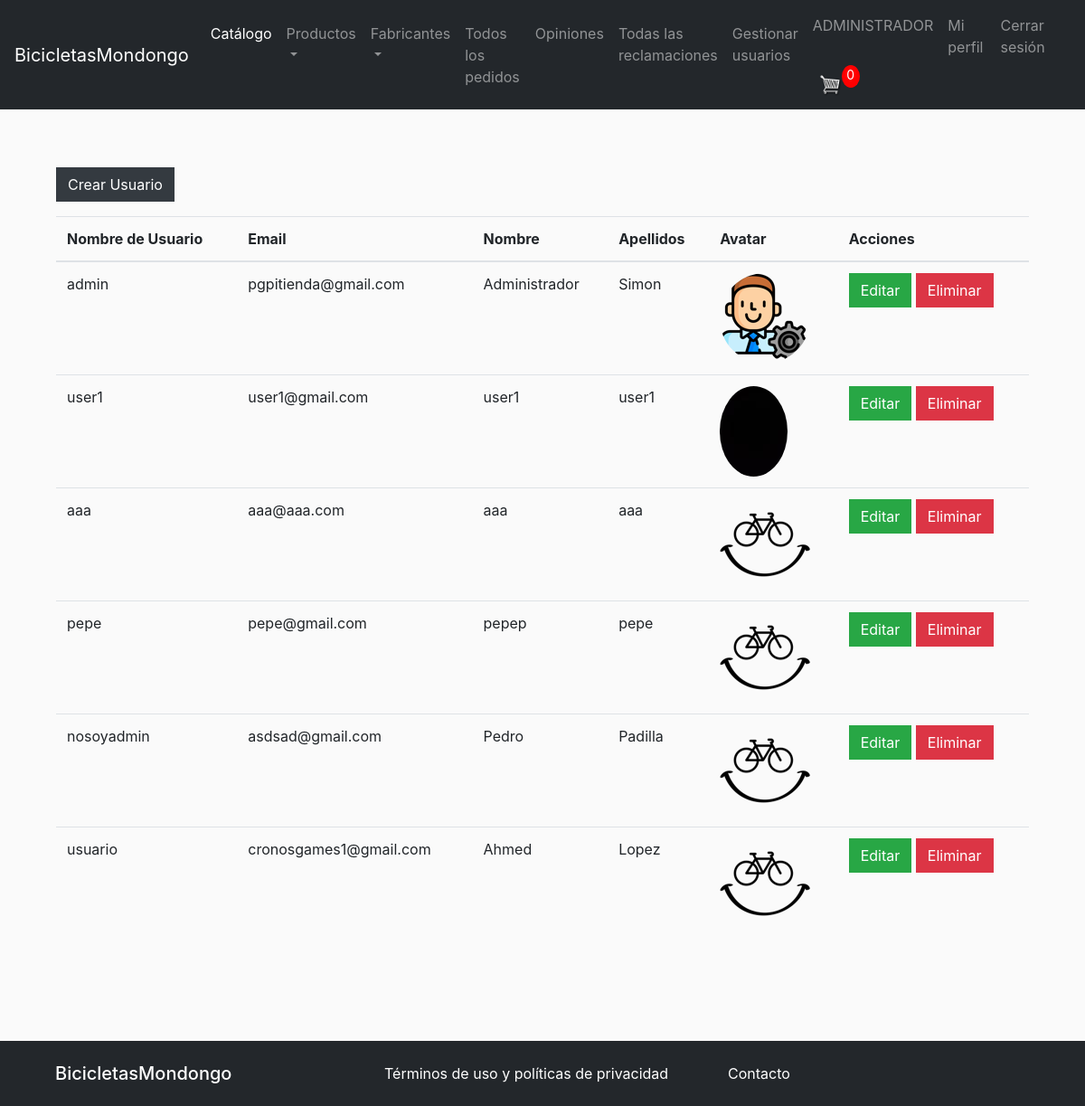
/users/admin/ (signed in), run on the app's committed database.
### users/models.py (models this page shows, shortened)
class Profile(models.Model):
    user = models.OneToOneField(User, on_delete=models.CASCADE)
    avatar = models.ImageField(default='userdefault.png', upload_to='profile_images')
    bio = models.TextField()

### users/views.py (the view)
# urls.py: path('admin/', admin_users),
@login_required
@staff_member_required
def admin_users(request):
    data = cartData(request)
    cartItems = data['cartItems']
    return render(request, 'users/admin.html', {'users': Profile.objects.all(),'cartItems':cartItems})

### store/models.py (called while the page is built)
	@property
	def get_cart_items(self):
		orderitems = self.orderitem_set.all()
		total = sum([item.quantity for item in orderitems])
		return total

### store/utils.py (called while the page is built)
def cartData(request):
    types = []  # Initialize types
    if request.user.is_authenticated:
        customer = request.user.customer
        order, created = Order.objects.get_or_create(customer=customer, complete=False)
        items = order.orderitem_set.all()
        cartItems = order.get_cart_items
        for item in items:
            types.append(item.product.type)
    else:
        cookieData = cookieCart(request)
        cartItems = cookieData['cartItems']
        order = cookieData['order']
        items = cookieData['items']
        types = cookieData['types']
    return {'cartItems':cartItems ,'order':order, 'items':items, 'types':types}

### users/templates/users/admin.html (shortened to what this page needs)
{% extends "users/base.html" %}
{% block content %}
    <div class="container p-3 my-3">
        <a href="{% url 'admin-users-create' %}" class="btn btn-dark mb-3">Crear Usuario</a>
        <table class="table">
            <thead>
                <tr>
                    <th>Nombre de Usuario</th>
                    <th>Email</th>
                    <th>Nombre</th>
                    <th>Apellidos</th>
                    <th>Avatar</th>
                    <th>Acciones</th>
                </tr>
            </thead>
            <tbody>
                {% for i in users %}
                <tr>
                    <td>
                        {{ i.user.username }}
                    </td>
                    <td>
                        {{ i.user.email }}
                    </td>
                    <td>
                        {{ i.user.first_name }}
                    </td>
                    <td>
                        {{ i.user.last_name }}
                    </td>
                    <td>
                        <img class="rounded-circle account-img" src="{{ i.avatar.url }}" style="cursor: pointer;"/>
                    </td>
                    <td>
                        <a href="{% url 'admin-users-update' i.user.username %}" class="btn btn-success">Editar</a>
                        <a href="{% url 'admin-users-delete' i.user.username %}" class="btn btn-danger">Eliminar</a>
                    </td>
                </tr>
                {% endfor %}
            </tbody>
        </table>
    </div>
{% endblock content %}

### static/css/main.css (style rules this page uses)
body { background-color: hsl(0, 0%, 98%); }
.btn { border-radius: 0; }

### data on the page
Profile: user.username "admin", user.email "pgpitienda@gmail.com", user.first_name "Administrador", user.last_name "Simon", avatar (picture)
Profile: user.username "user1", user.email "user1@gmail.com", user.first_name "user1", user.last_name "user1", avatar (placeholder picture)
Profile: user.username "aaa", user.email "aaa@aaa.com", user.first_name "aaa", user.last_name "aaa", avatar (placeholder picture)
Profile: user.username "pepe", user.email "pepe@gmail.com", user.first_name "pepep", user.last_name "pepe", avatar (placeholder picture)
Profile: user.username "nosoyadmin", user.email "asdsad@gmail.com", user.first_name "Pedro", user.last_name "Padilla", avatar (placeholder picture)
Profile: user.username "usuario", user.email "cronosgames1@gmail.com", user.first_name "Ahmed", user.last_name "Lopez", avatar (placeholder picture)

### other printed values
{{ cartItems }} "0"
